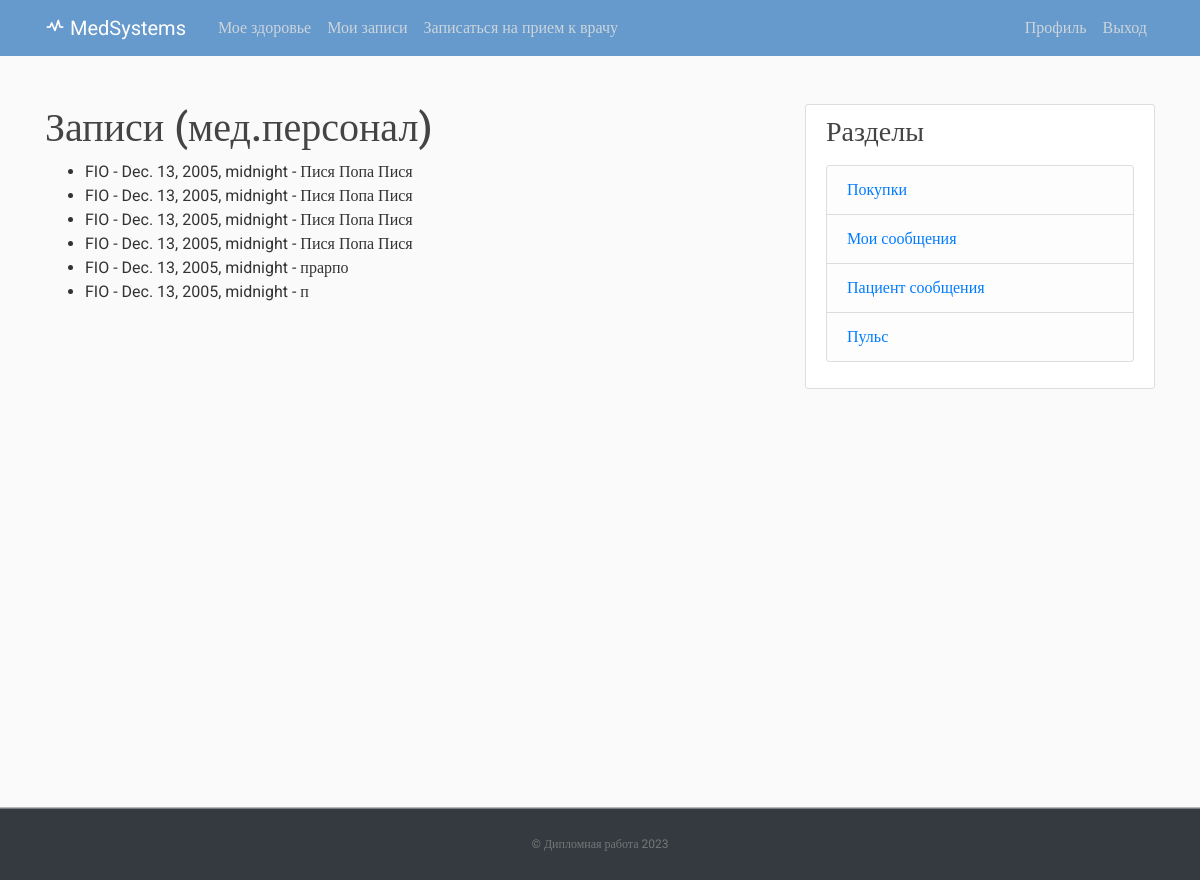
The app's page /doctor_appointments/ (signed in) with its own data.
### users/models.py (models this page shows, shortened)
class Appointment(models.Model):
    patient = models.ForeignKey(User, on_delete=models.CASCADE)
    doctor = models.ForeignKey(User, on_delete=models.CASCADE, related_name='appointments')
    date = models.DateTimeField()
    description = models.TextField()

class Profile(models.Model):
    user = models.OneToOneField(User, on_delete=models.CASCADE)
    image = models.ImageField(default='default.jpg', upload_to='profile_pics')
    full_name = models.CharField(max_length=255, default='FIO')
    polis = models.CharField(max_length=20, blank=True, null=True)
    phone_number = models.CharField(max_length=20, blank=True, null=True)
    heart_rate = models.IntegerField(null=True)
    diet = models.ForeignKey('Diet', on_delete=models.SET_NULL, blank=True, null=True)
    date_of_birth = models.DateField(blank=True, null=True)
    address = models.CharField(max_length=255, blank=True, null=True)
    medical_history = models.TextField(blank=True, null=True)
    email_key = models.CharField(max_length=255, default='Nz2cNLSLUb3UhKf6eQvb')
    email_sender = models.CharField(max_length=255, default='ivankov2001@gmail.com')

### users/views.py (the view)
# urls.py: path('doctor_appointments/', user_views.doctor_appointments, name='doctor_appointments'),
@login_required
def doctor_appointments(request):
    appointments = Appointment.objects.filter(doctor=request.user)
    return render(request, 'users/appointments/doctor_appointments.html', {'appointments': appointments})

### blog/templatetags/group_permissions.py (called while the page is built)
@register.filter(name='has_group')
def has_group(user, group_name):
    group = Group.objects.get(name=group_name)
    return group in user.groups.all()

### users/templates/users/appointments/doctor_appointments.html
{% extends 'blog/base.html' %}
{% block content %}
  <h1>Записи (мед.персонал)</h1>
  {% if appointments %}
    <ul>
      {% for appointment in appointments %}
        <li>{{ appointment.doctor.profile.full_name }} - {{ appointment.date }} - {{ appointment.description }}</li>
      {% endfor %}
    </ul>
  {% else %}
    <p>К вам пока никто не записался.</p>
  {% endif %}
{% endblock %}

### blog/static/blog/main.css (style rules this page uses)
﻿body, html { width:100%; height:100% }
body { margin:0; padding:0; background: #fafafa; color: #333333; margin-top: 5rem; font-family:Roboto; }
h1, h2, h3, h4, h5, h6 { color: #444444; }
ul { margin: 0; }

### records on screen
Appointment: doctor.profile.full_name "FIO", date "Dec. 13, 2005, midnight", description "Пися Попа Пися"
Appointment: doctor.profile.full_name "FIO", date "Dec. 13, 2005, midnight", description "Пися Попа Пися"
Appointment: doctor.profile.full_name "FIO", date "Dec. 13, 2005, midnight", description "Пися Попа Пися"
Appointment: doctor.profile.full_name "FIO", date "Dec. 13, 2005, midnight", description "Пися Попа Пися"
Appointment: doctor.profile.full_name "FIO", date "Dec. 13, 2005, midnight", description "прарпо"
Appointment: doctor.profile.full_name "FIO", date "Dec. 13, 2005, midnight", description "п"
